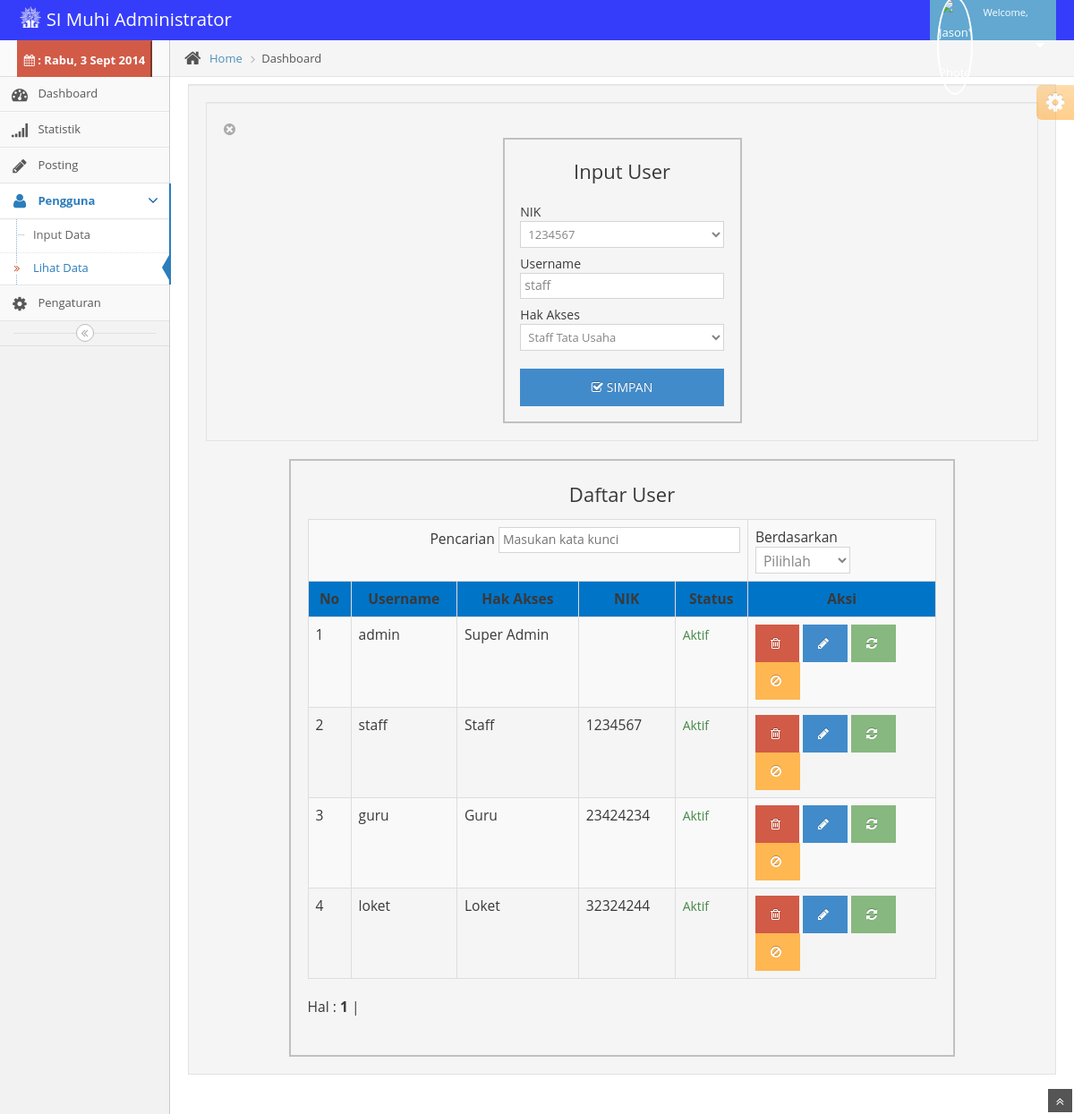
/dadm/dashbord/?content=lihat&id=7 (signed in), run on the app's committed database.
### tables this page shows
CREATE TABLE IF NOT EXISTS `ad_login` (
  `id` int(5) NOT NULL AUTO_INCREMENT,
  `username` varchar(25) NOT NULL,
  `password` varchar(50) NOT NULL,
  `hak` int(3) NOT NULL,
  `nik` varchar(15) NOT NULL,
  `status` int(2) NOT NULL,
  PRIMARY KEY (`id`)
);

### dadm/dashbord/super/lihat.php (the view, shortened to what this page needs)
<?php
if ((!isset($_SESSION["id"]))and(!isset($_SESSION["hak"]))) {
    header("location:index.php");
} elseif ((isset($_SESSION["id"]))and($_SESSION["hak"])==0) {
    ?>
<div class="main-container-inner">
    <div class="sidebar" id="sidebar">
        <div class="sidebar-shortcuts" id="sidebar-shortcuts">
            <div class="sidebar-shortcuts-large" id="sidebar-shortcuts-large">
                <button class="btn-danger"><?php include("hari.php");?></button>
            </div>
        </div>
        <ul class="nav-list">
            <li>
                <a href="index.php">
                    <i class="icon-dashboard"></i>
                    <span class="menu-text"> Dashboard </span>
                </a>
            </li>
            <li>
                <a href="?content=statistik">
                    <i class="icon-signal"></i>
                    <span class="menu-text"> Statistik </span>
                </a>
            </li>
            <li>
                <a href="?content=editor">
                    <i class="icon-pencil"></i>
                    <span class="menu-text"> Posting </span>
                </a>
            </li>
            <li class="active open">
                <a href="#" class="dropdown-toggle">
                    <i class="icon-user"></i>
                    <span class="menu-text"> Pengguna</span>
                    <b class="arrow icon-angle-down"></b>
                </a>
                <ul class="submenu">
                    <li>
                        <a href="?content=pengguna">
                            Input Data
                        </a>
                    </li>
                    <li class="active">
                        <a href="?content=lihat">
                            <i class="icon-double-angle-right"></i>
                            Lihat Data
                        </a>
                    </li>
                </ul>
            </li>
            <li>
                <a href="?content=tampback">
                    <i class="icon-cog"></i>
                    <span class="menu-text"> Pengaturan</span>
                </a>
            </li>
        </ul>
        <div class="sidebar-collapse" id="sidebar-collapse">
            <i class="icon-double-angle-left" data-icon1="icon-double-angle-left" data-icon2="icon-double-angle-right"></i>
        </div>
    </div>
    <div class="main-content">
        <div class="breadcrumbs" id="breadcrumbs">
            <ul class="breadcrumb">
                <li>
                    <i class="icon-home home-icon"></i>
                    <a href="#">Home</a>
                </li>
                <li class="active">Dashboard</li>
            </ul>
        </div>
        <div class="page-content">
            <div class="container-fluid">
                <div class="row-fluid well">
                    <div id="edit">
                        <?php if(isset($_GET['id'])!=null){
                        include("edit.php");
                    }else{
                    include("kosong.php");
                    }
                        ?>
                    </div>
                    <div style="width:80%;margin:auto;border:2px solid #c0c0c0; padding: 2%;font-size: larger">
                        <center><h3>Daftar User</h3></center>
                        <table width="100%" class="table table-bordered table-striped">
                            <tr><td colspan="5" align="right">Pencarian <input type="text" name="cari" class="input-xlarge" placeholder="Masukan kata kunci" id="cari"/> </td><td>
                                Berdasarkan <select name="key" onclick="cari()" id="key">
                                <option>Pilihlah</option>
                                </select>
                            </td></tr>
                            <tr align="center" style="background: #0074c7;">
                                <th width=""><strong><center>No </center></strong></th>
                                <th width=""><strong><center>Username </center></strong></th>
                                <th width=""><strong><center>Hak Akses</center></strong></th>
                                <th width=""><strong><center>NIK</center></strong></th>
                                <th width=""><strong><center>Status</center></strong></th>
                                <th width=""><strong><center>Aksi</center></strong></th>
                            </tr>
                            <?php
                            $p      = new Paging;
                            $batas  = 10;
                            $posisi = $p->cariPosisi($batas);
                            $key=($_GET['key']);
                            $cr=($_GET['cari']);
                            if($cr!=''){
                                switch($key){
                                    case 'username':$query="Select * from ad_login where username like '%$cr%' order by hak asc";
                                        break;
                                    case 'nik':$query="Select * from ad_login where nik like '%$cr%' order by hak asc";
                                        break;
                                    case 'hak':$query="Select * from ad_login where hak like '%$hk%' order by hak asc";
                                        break;
                                    case 'status':$query="Select * from ad_login where status like '%$cr%' order by hak asc";
                                        break;
                                }
                            }else{$query="Select * from ad_login order by hak asc";}
                            $query1=$p->buatLimit($query,$posisi,$batas);
                            $hasil=mysql_query($query1);
                            $no=1+$posisi;
                            while($row=mysql_fetch_array($hasil))
                            {
                                switch($row['hak']){
                                    case 0:$hak="Super Admin";
                                        break;
                                    case 1:$hak="Staff";
                                        break;
                                    case 2:$hak="Guru";
                                        break;
                                    case 3:$hak="Loket";
                                        break;
                                }
                                if($row['status']==1){$status="Aktif";$col='"text-success"';}else{$status="Non Aktif";$col='"text-danger"';}
                                echo"<tr $col><td>$no</font></td>".
                                    "<td>$row[username]</td>".
                                    "<td>$hak</td>".
                                    "<td>$row[nik]</td>".
                                    "<td><label class=$col>$status</label></td>".
                                    "<td width='30%'> <a href='#' onclick='hapus($row[id])' class='btn btn-small btn-danger' title='Hapus'><i class='icon-trash'></i></a> <a href='?content=lihat&id=$row[id]#edit' onclick='uji()'class='btn btn-small btn-primary' title='Edit'><i class='icon-pencil'></i></a> <a href='#' onclick='reset($row[id])' class='btn btn-success' title='Reset'><i class='icon-refresh'></i></a> <a href='#' onclick='blok($row[id])' class='btn btn-warning' title='Blok'><i class='icon-ban-circle'></i></a> </td></tr>";
                                $no=$no+1;
                            }
                            ?>
                        </table>
                        <?php
                        $jmldata = mysql_num_rows(mysql_query("Select * from ad_login order by hak asc"));
                        $jmlhalaman  = $p->jumlahHalaman($jmldata, $batas);
                        $linkHalaman = $p->navHalaman($_GET[halaman], $jmlhalaman);
                        echo "<div id=paging>Hal : $linkHalaman</div><br>";
                        ?>
                    </div>
                </div>
            </div>
        </div>
    </div>
</div>
<div class="ace-settings-container" id="ace-settings-container">
    <div class="btn btn-app btn-xs btn-warning ace-settings-btn" id="ace-settings-btn">
        <i class="icon-cog bigger-150"></i>
    </div>
       <?php include("edit.php")?>
</div>
<?php
}else {
    header("location:../index.php");
}
?>

### dadm/dashbord/super/edit.php (shortened to what this page needs)
<?php
$ide=$_GET['id'];
$query="Select * from ad_login where id=$ide";
$hasil=mysql_query($query);
$row=mysql_fetch_array($hasil);
?>
  <div class="container-fluid">
    <div class="row-fluid">
        <form  class="form-horizontal  well" method='post' action='../dashbord/super/edproses.php' enctype="multipart/form-data">
            <a href="#" onclick="hilang()"><img src="assets/img/clear.png"  onload="hilang()"/></a>
            <div id="edit" style="margin: auto;width: 30%;border: 2px solid #c0c0c0;padding: 2%">
                <center><h3>Input User</h3></center>
                <div class="control-group">
                    <label class="control-label">NIK</label>
                    <div class="controls">
                        <select tabindex="5" class="chzn-select input-xlarge" name="nik"data-placeholder="Pilih NIK">
                            <?php
                            $qnik="select * from staff";
                            $hslnik=mysql_query($qnik);
                            while($rownik=mysql_fetch_array($hslnik)){
                                if ($row[nik]==$rownik[nik]){$sel="selected='selected'";}else{$sel='';}
                                echo "<option value='$rownik[nik]' $sel >$rownik[nik]</option>";
                            };
                            ?>
                        </select>
                    </div>
                </div>
                <div class="control-group">
                    <label class="control-label">Username</label>
                    <div class="controls">
                        <input type="text" class="input-xlarge" name="username" placeholder="Wajib diisi..." value="<?php echo $row['username']?>"/>
                    </div>
                </div>
                <div class="control-group">
                    <label class="control-label">Hak Akses</label>
                    <div class="controls">
                        <select class="input-xlarge" name="hak">
                            <option value="1"<?php if($row['hak']==1){echo'selected=selected';}?>>Staff Tata Usaha</option>
                        </select>
                    </div>
                </div>
                <br/>
                <div class="control-group">
                    <div class="control">
                        <button type="submit" class="btn btn-primary input-xlarge"><i class="icon-check"></i>SIMPAN</button>
                    </div>
                </div>
            </div>
        </form>
    </div>
</div>

### data on the page
ad_login: username "staff", hak "Staff Tata Usaha", hak "Staff", nik "1234567", status "Aktif"
ad_login: username "admin", hak "Super Admin", status "Aktif"
ad_login: username "guru", hak "Guru", nik "23424234", status "Aktif"
ad_login: username "loket", hak "Loket", nik "32324244", status "Aktif"

### other printed values
form field nik "1234567"
